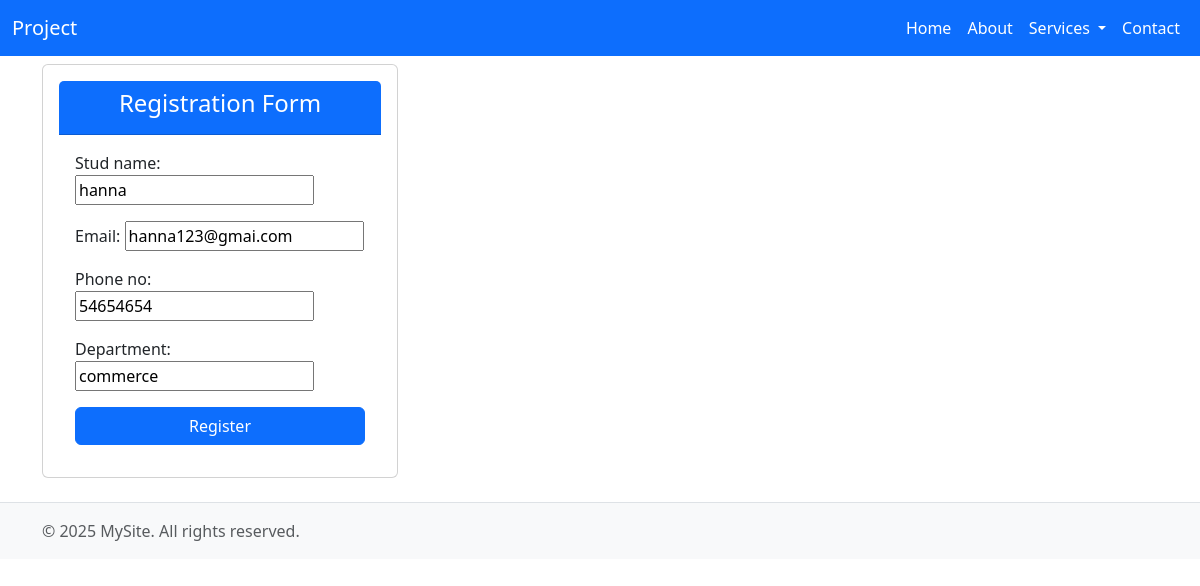
The page /update/3/ on the database its author committed.
### student_app/models.py (models this page shows)
class students(models.Model):
    stud_name=models.CharField(max_length=100)
    email=models.EmailField()
    phone_no=models.CharField()
    department=models.CharField()

### student_app/views.py (the view)
# urls.py: path('update/<int:pk>/',views.update_student,name='update'),
def update_student(request,pk):
    student = get_object_or_404(students,pk=pk) # type: ignore
    if request.method=='POST':
        form=studentform(request.POST,instance=student)
        if form.is_valid():
            form.save()
            return redirect('student_view')
    else:
        form=studentform(instance=student)
    return render(request,'add_student.html',{'form':form})

### student_app/forms.py
class studentform(forms.ModelForm):
    class Meta:
        model = students
        fields = ['stud_name', 'email', 'phone_no','department']

### templates/add_student.html (shortened to what this page needs)
{% extends 'Base.html' %}
{% block content %}
{% load static %}
<div class="container mt-2 mb-4">
  <div class="row">
    <div class="col-md-4">
      <div class="card">
        <div class="card-body">
           <div class="card-header text-center bg-primary text-white">
          <h4>Registration Form</h4>
        </div>
        <div class="card-body">
          <form method="post">
            <div class="mb-3">
              {{ form.stud_name.label_tag }} {{ form.stud_name }}
            </div>
            <div class="mb-3">
               {{ form.email.label_tag }} {{ form.email }}
            </div>
            <div class="mb-3">
               {{ form.phone_no.label_tag }} {{ form.phone_no }}
            </div>
             <div class="mb-3">
               {{ form.department.label_tag }} {{ form.department }}
            </div>
            <div class="d-grid">
              <button type="submit" class="btn btn-primary">Register</button>
            </div>
          </form>
      </div>
    </div>
   </div>
        </div>
        </div>
        </div>
{% endblock %}

### rows shown on the page
students: stud_name "hanna", email "hanna123@gmai.com", phone_no "54654654", department "commerce"
